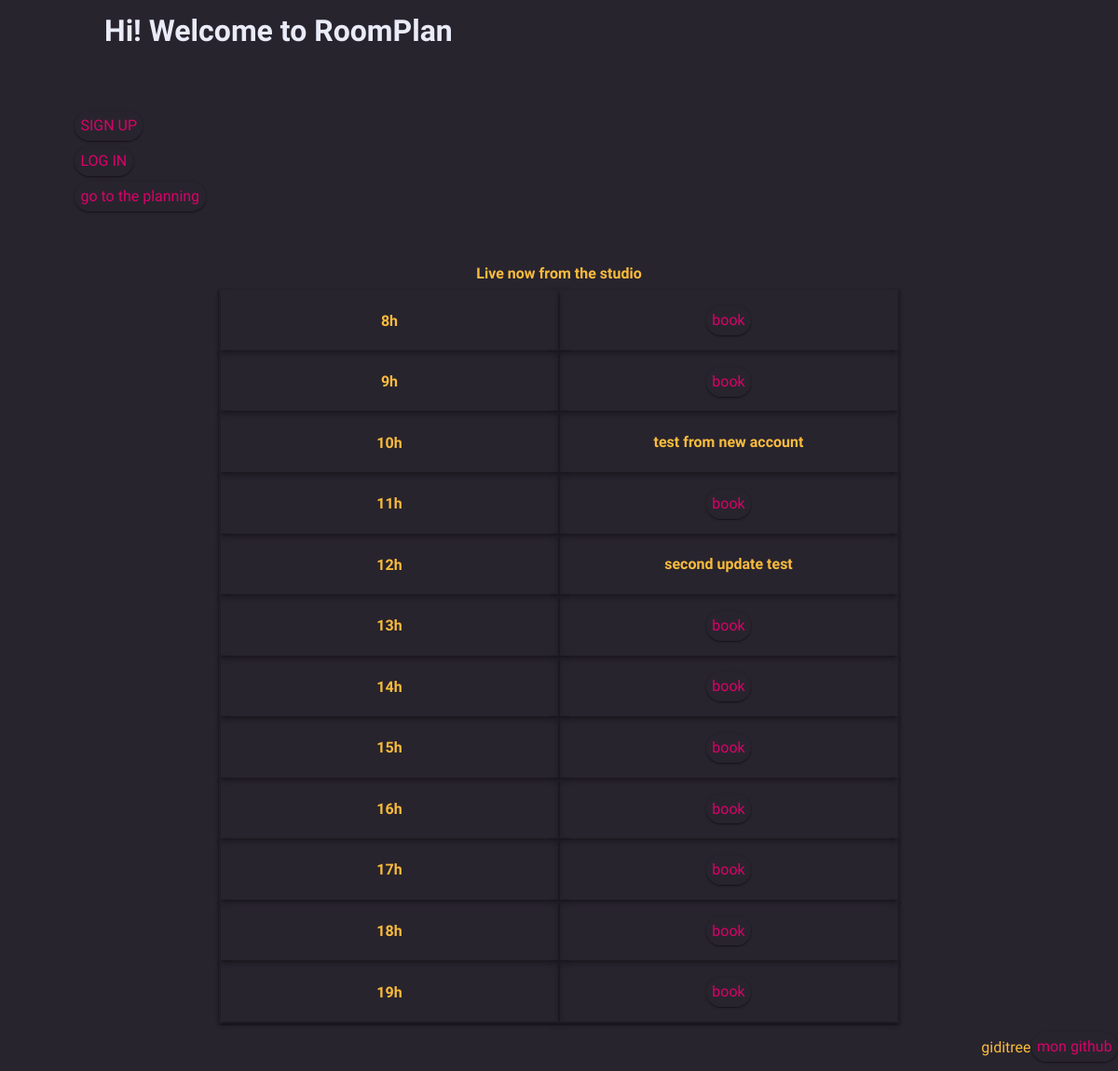
The page / on the database its author committed.
### tables this page shows
CREATE TABLE IF NOT EXISTS `reservations` (
  `id` int(11) NOT NULL AUTO_INCREMENT,
  `titre` varchar(255) NOT NULL,
  `description` text NOT NULL,
  `debut` datetime NOT NULL,
  `fin` datetime NOT NULL,
  `id_utilisateur` int(11) NOT NULL,
  PRIMARY KEY (`id`)
);

### index.php (the view, shortened to what this page needs)
<!DOCTYPE html>
<html>
<head>
	<link rel="stylesheet" type="text/css" href="reservationsalles.css">
</head>
<body>
	<main id='index'>
		<div id="indextitles">
			<h1> Hi! Welcome to RoomPlan</h1><br>
			<br>
			<br>
			<a href="inscription.php" target="_top">SIGN UP </a>
			<br><br>
			<a href="connexion.php" target="_top">LOG IN</a>
			<br><br>
			<a href="planning.php" target="_top"> go to the planning </a>
			<br><br><br><br>
		</div>
		<div id="indextablediv">
			<h2>Live now from the studio</h2>
<?php
$servername = 'localhost';
$username = 'root';
$password = '';
$database = 'reservationsalles';
$conn = mysqli_connect($servername, $username, $password, $database);
echo '<table id="todaytable">';
	for($i=0;$i<=11;$i++){
		echo '<tr>';
		$date2=date('Y-m-d H:i:s');
		$date2=substr($date2, 0, -9);
		$date2=$date2.' 0'.($i+8).':00:00';
		$questlive2= "SELECT * FROM reservations WHERE debut = '$date2'";
		$req2= mysqli_query($conn,$questlive2);
		$res2= mysqli_fetch_all($req2,MYSQLI_ASSOC);
		echo '<td><h4>'.($i+8).'h</h4></td>';
		if(!empty($res2)){
		echo '<td><h2>'.$res2[0]['titre'].'</h2></td>';
		echo '</tr>';
		} else {
		echo '<td><a href="connexion.php">book</a></td>';
		echo '</tr>';
		}
	}
?>
			</table>
		</div>
	</main>
	<footer>
			<p>giditree<p>
			<a href="https://github.com/Giacomo-DeGrandi">mon github</a>
	</footer>
</body>
</html>

### reservationsalles.css (style rules this page uses)
:root { --generalfont: 'Source Sans Pro', sans-serif; --white: #E9EBF8; --black: black; --fontcolw: #FEFFFE; --bkg: #28242E; --bkgborder: #50485B; --bittered: #28242E; --yellored: #FABC3C; --slateblu: #8C78E2; --middleblu: #B7ABED; --colblu: #2584BB; --greeny: #00CC66; --rose: #D90368; --fuxia: #FC3692; --orange: #F75C03; --red: #F71735; --cardshad: rgba(0, 0, 0, 0.1) 0px 1px 3px 0px, rgba(0, 0, 0, 0.46) 0px 1px 2px 0px; --othershad: rgba(0, 0, 0, 0.36) 0px 1px 4px; --cardtitle: rgba(0, 0, 0, 0.06) 0px 2px 4px 0px inset; --titleshad: rgba(99, 99, 99, 0.2) 0px 2px 8px 0px; }
body { margin: 0px; font-family: var(--generalfont); background-color: var(--bittered); color: var(--yellored); }
a { background-color: var(--bittered); text-decoration: none; border-radius: 4vh; padding: 0.8vh; color: var(--rose); box-shadow: var(--cardshad); text-align: center; }
h1 { color: var(--white); text-shadow: var(--titleshad); margin-left: 4vh; line-height: 0.8em; }
h2 { font-size: 1em; line-height: 0.4em; }
footer { display: flex; justify-content: flex-end; align-items: flex-end; }
#indextitles { margin-left: 10vh; }
#todaytable { box-shadow: var(--cardshad); }
#todaytable td { width: 45vh; box-shadow: rgba(0, 0, 0, 0.16) 0px 3px 6px, rgba(0, 0, 0, 0.23) 0px 3px 6px; text-align: center; }
#indextablediv { display: flex; flex-direction: column; align-items: center; }

### rows shown on the page
reservations: titre "test from new account"
reservations: titre "second update test"
